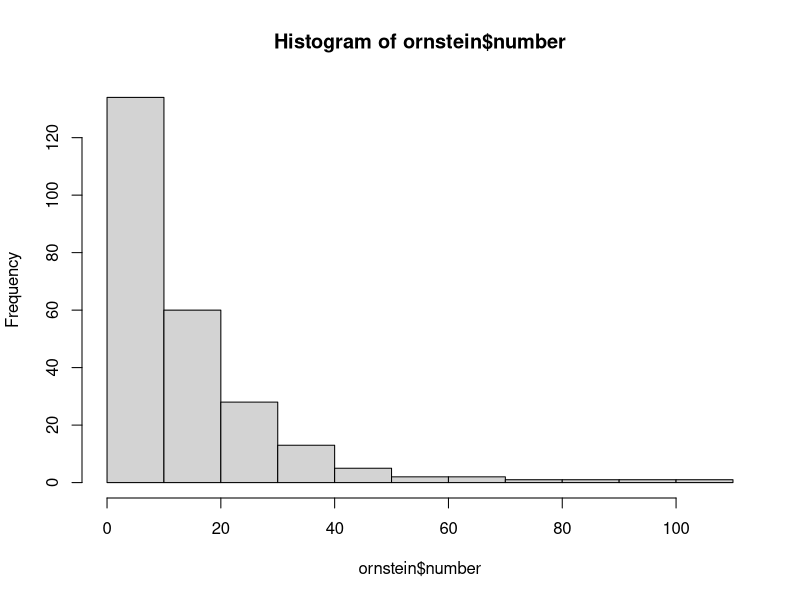

The R script that drew this image:
## ---- chunk 1
duncan <- read.csv("duncan.csv")
colnames(duncan)<-c("occtitle", "occtype", "income", "educ", "prestige")
attach(duncan)
summary(duncan)
library(nnet)
library(dplyr)
table(occtype)
help(multinom)
library(car)
library(carData)
library(MASS)
## ---- chunk 2
help(polr)
ordered <- polr (as.ordered(occtype) ~ prestige  , method="logistic")
summary(ordered)
## ---- chunk 3
multinomial <- multinom(factor(occtype) ~ prestige , data=duncan, method="logistic")
summary(multinomial)
## ---- chunk 4
or1 <- exp(coef(ordered))
or1
## ---- chunk 5
or2 <- exp(coef(multinomial))
or2
## ---- chunk 6
###ordered
#beta1 <- coef(ordered) 
#tau1 <- ordered$zeta  # store the intercepts in an object called tau
#X<-cbind(seq(from = 10, to = 90, by = 10)) # looking at the prestige score from 10 to 90
#logit.prob <- function(eta){exp(eta)/(1+exp(eta))}  #the equation for calculating predicted probabilities
#p1 <- logit.prob(tau[1] - X %*% beta)  # calculate the pred probability for blue collar (or category 1)
#p2 <- logit.prob(tau[2] - X %*% beta) - logit.prob(tau[1] - X %*% beta) # calculate the pred probability for prof (or category 2)
#p3 <- 1.0 - logit.prob(tau[2] - X %*% beta) # calculate the pred prob for white collar (or category 3)

#p1	#blue collar
#p2	#professional
#p3 	#white collar
## ---- chunk 7
### multinomial
#beta <- coef(multinomial) # store the coefficients in an object called beta
#tau <- multinomial$zeta  # store the intercepts in an object called tau
#X<-cbind(seq(from = 10, to = 90, by = 10)) # looking at the prestige score from 10 to 90
#logit.prob <- function(eta){exp(eta)/(1+exp(eta))}  #the equation for calculating predicted probabilities
#p1 <- logit.prob(tau[1] - X %*% beta)  # calculate the pred probability for blue collar (or category 1)
#p2 <- logit.prob(tau[2] - X %*% beta) - logit.prob(tau[1] - X %*% beta) # calculate the pred probability for prof (or category 2)
#p3 <- 1.0 - logit.prob(tau[2] - X %*% beta) # calculate the pred prob for white collar (or category 3)

#p1	#blue collar
#p2	#professional
#p3 	#white collar
## ---- chunk 8
ornstein <- read.csv("ornstein.csv")
hist(ornstein$number)	#note the Poisson distribution
table(ornstein$nation)
model3 <- glm(number ~ assets + nation, family=poisson (link ="log"), data=ornstein)
summary(model3)
exp(model3$coef)
